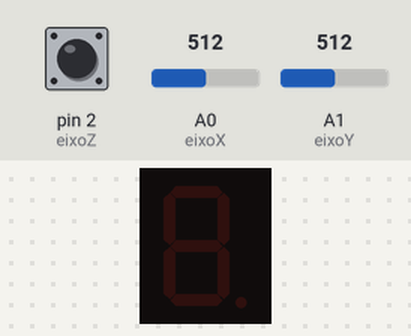
Simulated run of this sketch. Board: Arduino Uno, built with avr-gcc and run on an emulated ATmega328P. Shown: 1-digit seven-segment display. Wiring (inferred from the names in the program): 1-digit 7-segment display, segments lit when HIGH: segments pin 5, pin 6, pin 7, pin 8, pin 9, pin 10, pin 11, pin 12. The inputs (shaded band) are chosen by the test bench; at power-on: A0 (eixoX) = 512, pin 2 (eixoZ) HIGH, A1 (eixoY) = 512. Random numbers use the default seed unless the sketch sets one; the segment pins are drawn as the display they are named for.

Above: at 1.2 s.
1.3 s: A0 (eixoX) set to 788
2.8 s: A0 (eixoX) set to 806
At 8.7 s:
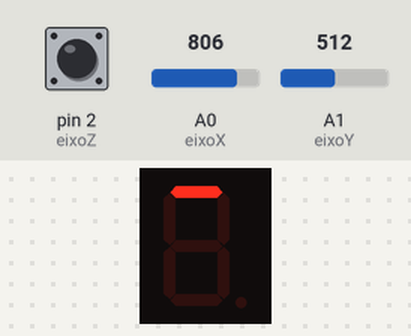
At 25.4 s:
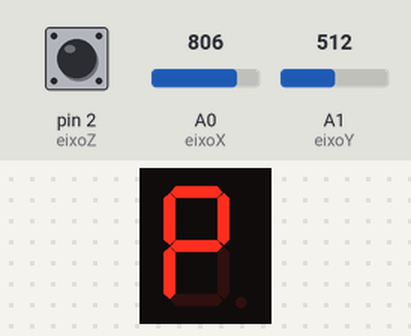
Timing chart, 0 to 26.9 s (numbered marks = the images above; inputs shaded):
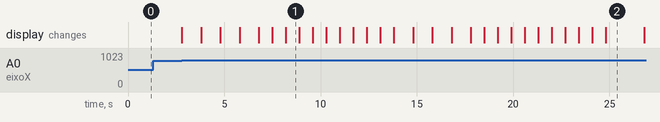

Measured:
- the behaviour switches between 799 and 800 on A0 (eixoX) (found by bisection; images 0 and 1)
- after the input at 1.3 s, every drawn part: stays the same
- after the input at 2.8 s, the display: first changes at once (image 1 shows a later state)
- what the display in image 1 shows lasts 0.7 s, from 8.2 s to 8.9 s

The sketch:

Simon_Says.ino
```cpp
/* segmentos do display */
int a = 5;
int b = 6;
int c = 7;
int d = 8;
int e = 9;
int f = 10;
int g = 11;
int h = 12;

int eixoX = A0;
int eixoY = A1;
int eixoZ = 2;

void setup(){
  pinMode(a,OUTPUT);
  pinMode(b,OUTPUT);
  pinMode(c,OUTPUT);
  pinMode(d,OUTPUT);
  pinMode(e,OUTPUT);
  pinMode(f,OUTPUT);
  pinMode(g,OUTPUT);
  pinMode(h,OUTPUT);

  pinMode(eixoX, INPUT);
  pinMode(eixoY, INPUT);
  pinMode(eixoZ, INPUT_PULLUP);

  limpa();

  randomSeed(analogRead(0));
  Serial.begin(9600);
}
/* a b d f g*/

/* variaveis que vão ser usadas */

#define MAX 5
#define QTD_SEQ 10

/*matriz das sequencias */
int seq[][MAX] = {{a,b,a,f,d},
                  {f,f,f,g,d},
                  {g,d,a,g,f},
                  {b,a,d,a,g},
                  {a,f,d,b,g},
                  {d,f,g,a,b},
                  {g,b,b,d,a},
                  {a,g,a,d,f},
                  {b,a,f,f,g},
                  {d,d,f,a,g}};


int cont = 0;
bool jogando = 0;
int jogo = 0;

bool ehB = 0;
bool ehF = 0;


/* printa o jogo que o player vai ter que decorar */

void mostra_jogo(int jogo){
  for(int i = 0; i < MAX; i++){
    ehB = (seq[jogo][i] == b);
    ehF = (seq[jogo][i] == f);

    digitalWrite(seq[jogo][i], HIGH);
    if (ehB)  digitalWrite(c, HIGH);
    if (ehF)  digitalWrite(e, HIGH);

    delay(700);

    digitalWrite(seq[jogo][i], LOW);
    if (ehB)  digitalWrite(c, LOW);
    if (ehF)  digitalWrite(e, LOW);

    delay(700);
  }
}


/* print de perdeu */
void perdeu(){
  digitalWrite(a,HIGH);
  digitalWrite(b,HIGH);
  digitalWrite(c,LOW);
  digitalWrite(d,LOW);
  digitalWrite(e,HIGH);
  digitalWrite(f,HIGH);
  digitalWrite(g,HIGH);
  delay(2000);
  limpa();
  jogando = 0;
}

/* Mensagem da vitória */

#define WAIT_WIN 800

void letraG() {
    digitalWrite(a, HIGH);
    digitalWrite(b, LOW);
    digitalWrite(c, HIGH);
    digitalWrite(d, HIGH);
    digitalWrite(e, HIGH);
    digitalWrite(f, HIGH);
    digitalWrite(g, HIGH);

    delay(WAIT_WIN);
    limpa();
}

void letraA() {
    digitalWrite(a, HIGH);
    digitalWrite(b, HIGH);
    digitalWrite(c, HIGH);
    digitalWrite(d, HIGH);
    digitalWrite(e, HIGH);
    digitalWrite(f, LOW);
    digitalWrite(g, HIGH);

    delay(WAIT_WIN);
    limpa();
}

void letraN() {
    digitalWrite(a, LOW);
    digitalWrite(b, LOW);
    digitalWrite(c, HIGH);
    digitalWrite(d, LOW);
    digitalWrite(e, HIGH);
    digitalWrite(f, LOW);
    digitalWrite(g, HIGH);

    delay(WAIT_WIN);
    limpa();
}

void letraH() {
    digitalWrite(a, LOW);
    digitalWrite(b, LOW);
    digitalWrite(c, HIGH);
    digitalWrite(d, LOW);
    digitalWrite(e, HIGH);
    digitalWrite(f, HIGH);
    digitalWrite(g, HIGH);

    delay(WAIT_WIN);
    limpa();
}

void letraO() {
    digitalWrite(a, LOW);
    digitalWrite(b, LOW);
    digitalWrite(c, HIGH);
    digitalWrite(d, HIGH);
    digitalWrite(e, HIGH);
    digitalWrite(f, LOW);
    digitalWrite(g, HIGH);

    delay(WAIT_WIN);
    limpa();
}

void letraU() {
    digitalWrite(a, LOW);
    digitalWrite(b, LOW);
    digitalWrite(c, HIGH);
    digitalWrite(d, HIGH);
    digitalWrite(e, HIGH);
    digitalWrite(f, LOW);
    digitalWrite(g, LOW);

    delay(WAIT_WIN);
    limpa();
}

void ganhou(){
  letraG();
  letraA();
  letraN();
  letraH();
  letraO();
  letraU();

  jogando = 0;
}

/* acertou uma letra */

void ok(){
  digitalWrite(a,HIGH);
  digitalWrite(b,HIGH);
  digitalWrite(c,HIGH);
  digitalWrite(d,HIGH);
  digitalWrite(e,HIGH);
  digitalWrite(f,HIGH);
  digitalWrite(g,LOW);
  delay(350);
  limpa();
}

/* limpa o display de 7 segmentos */
void limpa(){
  for(int i = 5; i <= 12; i++){
    digitalWrite(i,LOW);
  }
}

/* contagem antes de começar uma partidoa */
void tres() {
  digitalWrite(a, HIGH);
  digitalWrite(b, HIGH);
  digitalWrite(c, HIGH);
  digitalWrite(d, HIGH);
  digitalWrite(e, LOW);
  digitalWrite(f, LOW);
  digitalWrite(g, HIGH);
  digitalWrite(h, LOW);

  delay(1000);  // espera 1 segundo
  limpa();
}

void dois() {
  digitalWrite(a, HIGH);
  digitalWrite(b, HIGH);
  digitalWrite(c, LOW);
  digitalWrite(d, HIGH);
  digitalWrite(e, HIGH);
  digitalWrite(f, LOW);
  digitalWrite(g, HIGH);
  digitalWrite(h, LOW);

  delay(1000);  // espera 1 segundo
  limpa();
}

void um() {
  digitalWrite(a, LOW);
  digitalWrite(b, HIGH);
  digitalWrite(c, HIGH);
  digitalWrite(d, LOW);
  digitalWrite(e, LOW);
  digitalWrite(f, LOW);
  digitalWrite(g, LOW);
  digitalWrite(h, LOW);

  delay(1000);  // espera 1 segundo
  limpa();
}

void zero() {
  digitalWrite(a, HIGH);
  digitalWrite(b, HIGH);
  digitalWrite(c, HIGH);
  digitalWrite(d, HIGH);
  digitalWrite(e, HIGH);
  digitalWrite(f, HIGH);
  digitalWrite(g, LOW);
  digitalWrite(h, LOW);

  delay(1000);  // espera 1 segundo
  limpa();
}

void printNumeros() {
  tres();
  dois();
  um();
  zero();
}

/* Término do bloco de contagem pré-partida */

/* Funções para verificar se houve alguma ação observável com o joystick */
bool verifyX(int x) {
    return ((x > 200 && x < 800) || x == -1);
}

bool verifyY(int y) {
    return ((y > 200 && y < 800) || y == -1);
}

bool joystickParado(int x, int y, int z) {
    return (verifyX(x) && verifyY(y) && z);
}

/*
  ~*~*~*~*~*~*~*~*~*    COMO FUNCIONA O JOYSTICK    ~*~*~*~*~*~*~*~*

  Joystick para CIMA:       X ~ 1022,   Y ~ 520
  Joystick para BAIXO:      X ~ 0,    Y ~ 520
  Joystick para ESQUERDA:   X ~ 520,  Y ~ 0
  Joystick para DIREITA:    X ~ 520,  Y ~ 1020

  Aperta o Botão:   Z ~ 0
  nao aperta:     Z ~ 1

*/

bool cima(int x) {
    return (x > 800);
}

bool baixo(int x) {
    return (x < 200);
}

bool direita(int y) {
    return (y > 800);
}

bool esquerda(int y) {
    return (y < 200);
}

/* Fim das funções de verificação */

/* main */
void loop(){
    jogo = random(0,QTD_SEQ);     // [0,6)

    if(!jogando){
        int x = analogRead(eixoX);
        int y = analogRead(eixoY);
        int z = digitalRead(eixoZ);

        if(!joystickParado(x, y, z)){
            jogando = 1;
            printNumeros();   // 3 2 1 0
        }

    } else {
        mostra_jogo(jogo);
        printNumeros();
        mostra_jogo(jogo);

        for(int i = 0; i < MAX; i++){
            int x = -1;
            int y = -1;
            int z = 1;

            while(verifyX(x) && verifyY(y) && z){
                x = analogRead(eixoX);
                y = analogRead(eixoY);
                z = digitalRead(eixoZ);
            }

            /* Verifica se o usuario pôs a entrada correta */

            if(seq[jogo][i] == a){
                if(!cima(x)){
                    perdeu();
                    return;
                }
            }

            if(seq[jogo][i] == b){
                if(!direita(y)){
                    perdeu();
                    return;
                }
            }

            if(seq[jogo][i] == d){
                if(!baixo(x)){
                    perdeu();
                    return;
                }
            }

            if(seq[jogo][i] == f){
                if(!esquerda(y)){
                    perdeu();
                    return;
                }
            }

            if(seq[jogo][i] == g){
                if(z != 0) {
                    perdeu();
                    return;
                }
            }

            /* se foi gera o ok */
            ok();

            /* verifica se ganhou */
            if(i == MAX - 1)  ganhou();
        }
    }
}
```
